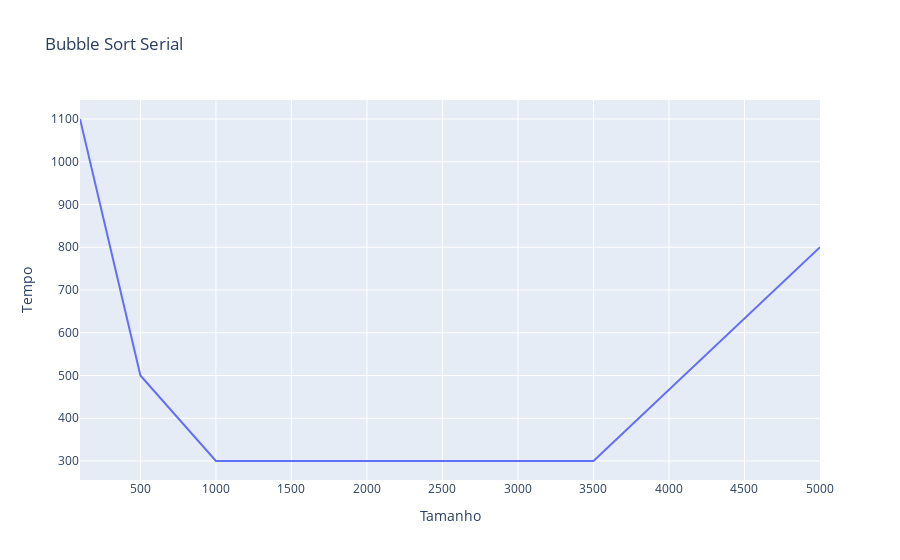

The code cell stored with this chart in its notebook:
### Code cell
data = pd.read_csv("C:\\Users\\Rafael Oliveira\\Desktop\\AV2\\bubble_sort_serial.csv", sep=',')

data.plot(kind='line', x='Tamanho', y='Tempo', title='Bubble Sort Serial')

### Figure 1 — Plotly figure (JSON) as saved in the notebook; plotly's stock layout.template omitted (floating-point values rounded to 4 significant figures)
{"data": [{"hovertemplate": "Tamanho=%{x}<br>Tempo=%{y}<extra></extra>", "legendgroup": "", "line": {"color": "#636efa", "dash": "solid"}, "marker": {"symbol": "circle"}, "mode": "lines", "name": "", "orientation": "v", "showlegend": false, "type": "scatter", "x": [100, 500, 1000, 3500, 5000], "xaxis": "x", "y": [1100, 500, 300, 300, 800], "yaxis": "y"}], "layout": {"legend": {"tracegroupgap": 0}, "title": {"text": "Bubble Sort Serial"}, "xaxis": {"anchor": "y", "domain": [0, 1], "title": {"text": "Tamanho"}}, "yaxis": {"anchor": "x", "domain": [0, 1], "title": {"text": "Tempo"}}}}
